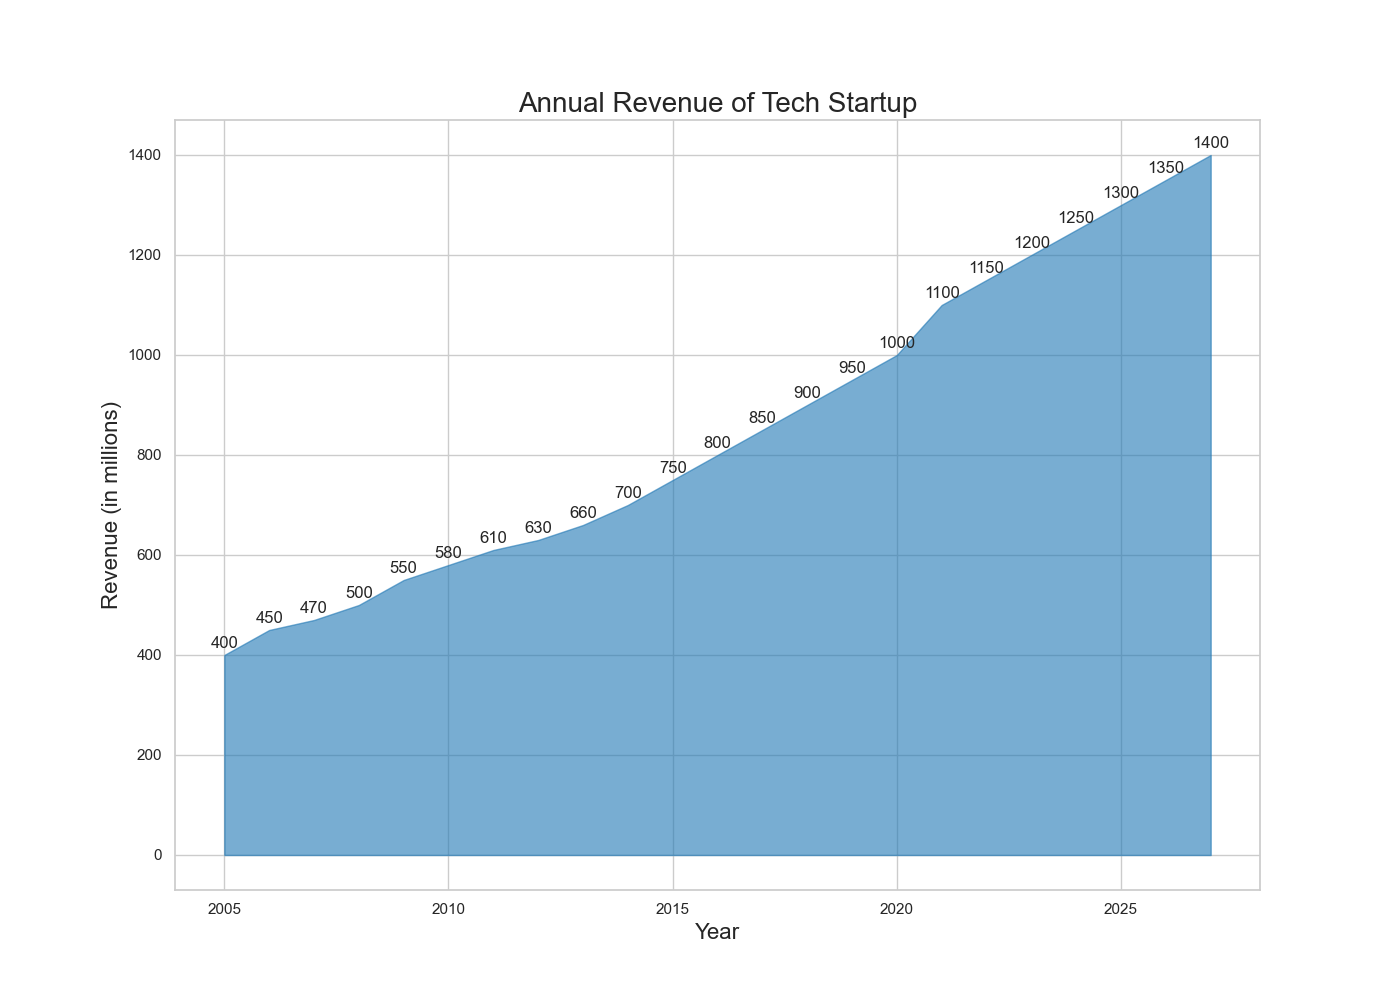

This chart was generated by the following Python code:

import matplotlib.pyplot as plt

# Data
years = [2005, 2006, 2007, 2008, 2009, 2010, 2011, 2012, 2013, 2014, 2015, 2016, 2017, 2018, 2019, 2020, 2021, 2022, 2023, 2024, 2025, 2026, 2027]
revenue = [400, 450, 470, 500, 550, 580, 610, 630, 660, 700, 750, 800, 850, 900, 950, 1000, 1100, 1150, 1200, 1250, 1300, 1350, 1400]

# Plot
plt.figure(figsize=(14, 10))
plt.fill_between(years, revenue, color='#1F77B4', alpha=0.6)

# Titles and labels
plt.title('Annual Revenue of Tech Startup', fontsize=20)
plt.xlabel('Year', fontsize=16)
plt.ylabel('Revenue (in millions)', fontsize=16)

# Annotations
for i, txt in enumerate(revenue):
    plt.annotate(txt, (years[i], revenue[i]), textcoords="offset points", xytext=(0, 5), ha='center')

# Display the plot
plt.show()
